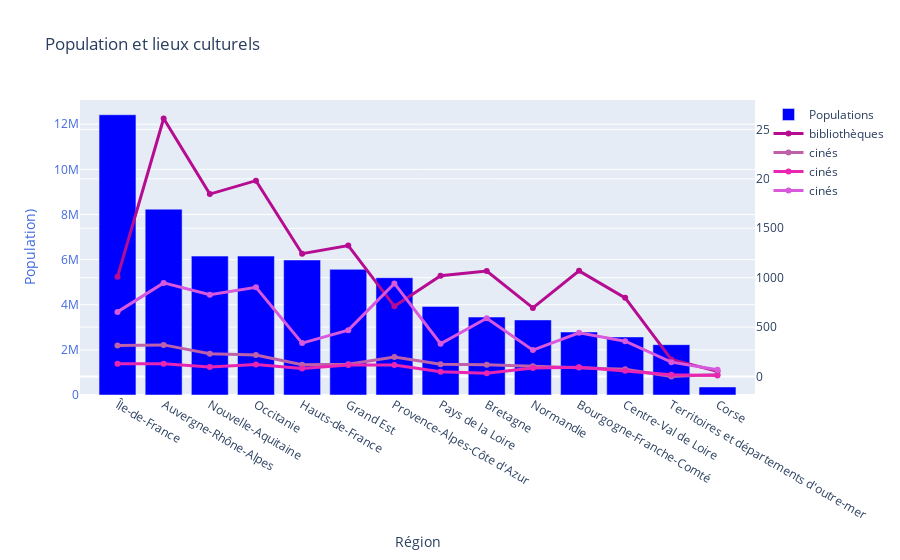

This figure's notebook cell:
### Code cell
# Créer la figure
import plotly.graph_objects as go
fig = go.Figure()

# Barres : Entrées (millions)

fig.add_trace(go.Bar(
    x=df_final["nom_region"],
    y=df_final["Total"],
    name="Populations",
    yaxis="y1",
    marker_color="blue"
))
# Courbe : bibliotheque
fig.add_trace(go.Scatter(
    x=df_final["nom_region"],
    y=df_final["Nombre de bibliothèques"],
    name="bibliothèques",
    yaxis="y2",
    mode="lines+markers",
    line=dict(color="#B60C91", width=3)
    ))
# Courbe : Cinés
fig.add_trace(go.Scatter(
    x=df_final["nom_region"],
    y=df_final["Nombre de cinés"],
    name="cinés",
    yaxis="y2",
    mode="lines+markers",
    line=dict(color="#BE61AA", width=3)
))
# Courbe : musées
fig.add_trace(go.Scatter(
    x=df_final["nom_region"],
    y=df_final["Nombre de musées"],
    name="cinés",
    yaxis="y2",
    mode="lines+markers",
    line=dict(color="#E925B1", width=3)
))
# Courbe : festivals
fig.add_trace(go.Scatter(
    x=df_final["nom_region"],
    y=df_final["Nombre de festivals"],
    name="cinés",
    yaxis="y2",
    mode="lines+markers",
    line=dict(color="#D859DC", width=3)
))
#Mise en page
fig.update_layout(
    title="Population et lieux culturels",
    xaxis=dict(title="Région"),
    yaxis=dict(
        title=dict(text="Population)", font=dict(color="royalblue")),
        tickfont=dict(color="royalblue")
    ),
    yaxis2=dict(
        overlaying="y",
        side="right"
    ),
    #legend=dict(x=0., y=1),
    #bargap=0.2
)

### Figure 1 — Plotly figure (JSON) as saved in the notebook; plotly's stock layout.template omitted (floating-point values rounded to 4 significant figures)
{"data": [{"marker": {"color": "blue"}, "name": "Populations", "type": "bar", "x": ["Île-de-France", "Auvergne-Rhône-Alpes", "Nouvelle-Aquitaine", "Occitanie", "Hauts-de-France", "Grand Est", "Provence-Alpes-Côte d'Azur", "Pays de la Loire", "Bretagne", "Normandie", "Bourgogne-Franche-Comté", "Centre-Val de Loire", "Territoires et départements d'outre-mer", "Corse"], "y": [12419961, 8235923, 6154772, 6154729, 5983823, 5568711, 5198011, 3926389, 3453023, 3327077, 2791719, 2573295, 2230472, 355528], "yaxis": "y"}, {"line": {"color": "#B60C91", "width": 3}, "mode": "lines+markers", "name": "bibliothèques", "type": "scatter", "x": ["Île-de-France", "Auvergne-Rhône-Alpes", "Nouvelle-Aquitaine", "Occitanie", "Hauts-de-France", "Grand Est", "Provence-Alpes-Côte d'Azur", "Pays de la Loire", "Bretagne", "Normandie", "Bourgogne-Franche-Comté", "Centre-Val de Loire", "Territoires et départements d'outre-mer", "Corse"], "y": [1009, 2611, 1846, 1982, 1243, 1325, 710, 1020, 1068, 694, 1069, 796, 173, 52], "yaxis": "y2"}, {"line": {"color": "#BE61AA", "width": 3}, "mode": "lines+markers", "name": "cinés", "type": "scatter", "x": ["Île-de-France", "Auvergne-Rhône-Alpes", "Nouvelle-Aquitaine", "Occitanie", "Hauts-de-France", "Grand Est", "Provence-Alpes-Côte d'Azur", "Pays de la Loire", "Bretagne", "Normandie", "Bourgogne-Franche-Comté", "Centre-Val de Loire", "Territoires et départements d'outre-mer", "Corse"], "y": [314, 320, 230, 217, 120, 124, 197, 125, 120, 103, 91, 73, 0, 19], "yaxis": "y2"}, {"line": {"color": "#E925B1", "width": 3}, "mode": "lines+markers", "name": "cinés", "type": "scatter", "x": ["Île-de-France", "Auvergne-Rhône-Alpes", "Nouvelle-Aquitaine", "Occitanie", "Hauts-de-France", "Grand Est", "Provence-Alpes-Côte d'Azur", "Pays de la Loire", "Bretagne", "Normandie", "Bourgogne-Franche-Comté", "Centre-Val de Loire", "Territoires et départements d'outre-mer", "Corse"], "y": [129, 129, 97, 121, 82, 116, 116, 49, 34, 87, 93, 57, 17, 9], "yaxis": "y2"}, {"line": {"color": "#D859DC", "width": 3}, "mode": "lines+markers", "name": "cinés", "type": "scatter", "x": ["Île-de-France", "Auvergne-Rhône-Alpes", "Nouvelle-Aquitaine", "Occitanie", "Hauts-de-France", "Grand Est", "Provence-Alpes-Côte d'Azur", "Pays de la Loire", "Bretagne", "Normandie", "Bourgogne-Franche-Comté", "Centre-Val de Loire", "Territoires et départements d'outre-mer", "Corse"], "y": [654, 947, 828, 903, 338, 469, 942, 332, 590, 267, 442, 357, 145, 69], "yaxis": "y2"}], "layout": {"title": {"text": "Population et lieux culturels"}, "xaxis": {"title": {"text": "Région"}}, "yaxis": {"tickfont": {"color": "royalblue"}, "title": {"font": {"color": "royalblue"}, "text": "Population)"}}, "yaxis2": {"overlaying": "y", "side": "right"}}}
